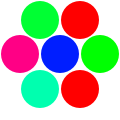
Frame 1 (no input)
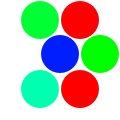
Frame 60 (the mouse pressed at the canvas centre just before this capture)
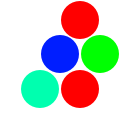
Frame 120 (the mouse held since frame 60 and released just before this capture)

The Processing sketch that drew these frames (run headless with seeded random() and noise(); from frame 60 on, the mouse is pressed at the canvas centre):

// Processing sketch: processing_103988
// ── processing_103988.pde

int r=20;
int cx1,cx2,cx3,cx4,cx5,cx6,cx7,cy1,cy2,cy3,cy4,cy5,cy6,cy7, s0, n;
int [][] expiration = new int[3][7];

void setup() {  //setup function called initially, only once
  size(120, 120);
  background(255);  //set background white
  colorMode(HSB);   //set colors to Hue, Saturation, Brightness mode
  ellipseMode(RADIUS);
  smooth();
  noStroke();
  
  
  for (int c=0; c<6; c++) {
  expiration[0][c]=c+1;
  }
  
  fill(random(360),255,255);
  cx1=r;
  expiration [1][0]=cx1;
  cy1=int(r+sqrt(3*sq(r)));
  expiration [2][0]=cy1;
  ellipse(r, int(r+sqrt(3*sq(r))), r-1, r-1);
  
  fill(random(360),255,255);
  cx2=2*r;
  expiration [1][1]=cx2;
  cy2=r;
  expiration [2][1]=cy2;
  ellipse(2*r, r, r-1, r-1);
  
  fill(random(360),255,255);
  cx3=4*r;
  expiration [1][2]=cx3;
  cy3=r;
  expiration [2][2]=cy3;
  ellipse(4*r, r, r-1, r-1);
  
  fill(random(360),255,255);
  cx4=5*r;
  expiration [1][3]=cx4;
  cy4=int(r+sqrt(3*sq(r)));
  expiration [2][3]=cy4;
  ellipse(5*r, int(r+sqrt(3*sq(r))), r-1, r-1);
  
  fill(random(360),255,255);
  cx5=4*r;
  expiration [1][4]=cx5;
  cy5=int(r+2*sqrt(3*sq(r)));
  expiration [2][4]=cy5;
  ellipse(4*r, int(r+2*sqrt(3*sq(r))), r-1, r-1);
  
  fill(random(360),255,255);
  cx6=2*r;
  expiration [1][5]=cx6;
  cy6=int(r+2*sqrt(3*sq(r)));
  expiration [2][5]=cy6;
  ellipse(2*r, int(r+2*sqrt(3*sq(r))), r-1, r-1);
  
  fill(random(360),255,255);
  cx7=3*r;
  expiration [1][6]=cx7;
  cy7=int(r+sqrt(3*sq(r)));
  expiration [2][6]=cy7;
  ellipse(3*r, int(r+sqrt(3*sq(r))), r-1, r-1); 
  n=0;
  s0=second();
}

void draw() {  //draw function loops 
  int s=second();
  
  if (s!=s0) {
  fill(255);
  smooth();
  noStroke();
  ellipse(expiration[1][n], expiration[2][n], r, r);   
  n=n+1;
  s0=s;
  }
}
